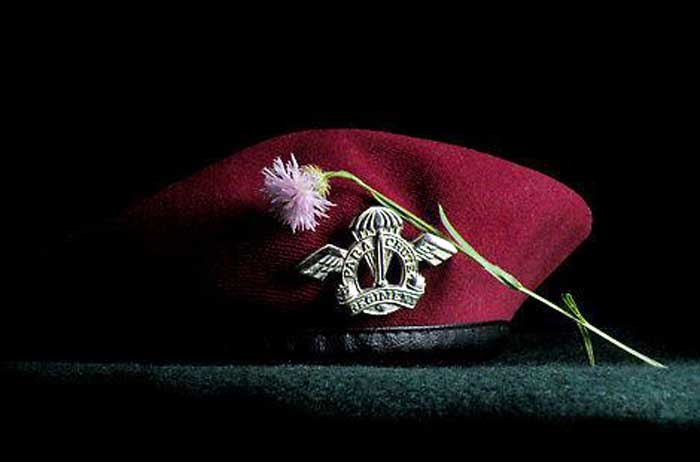
#> input picture AIML-CTTC-ALL-NOTES/para-cap.webp, 700 x 462 px, found by its file name
$ jupyter execute day17.ipynb   (shell and % lines are left out)
#> lines starting #> are read from the running program, lines starting #| are printed output that depends on the picture; after the words box and inside, x2 and y2 are one past the last pixel; in counts of white or black regions, pixels touching at a corner belong together
# Computer Vision

<pre> It is a field where we provied machines the ability to visualize, remember and and recognize.
computer vision helps machine to extracts meaningfull information from any digital input i.e- images,videos, etc.. </pre>

[cell 1]
# to work with computer vision we need to
# install the library:-

[cell 2]
import cv2
import matplotlib.pyplot as plt

[cell 3]
# Reading as images:-
para = cv2.imread(r"C:\Users\suman\OneDrive\Documents\Desktop\AIML-CTTC-ALL-NOTES\para-cap.webp")
#> para is the input picture: shape (462, 700, 3); mean B, G, R 16.8, 14.9, 22.8

[cell 4]
para           #pixel:- smallest unit of any digital input.

[cell 5]
para.shape                  #(no. of rows, no. of col. ,channel('RGB'))
#> Out = (462, 700, 3)
                            # channel:- (1 channel :- B/W image
                                  #  :- (3 channel):- (RGB)
                                  #  :- (4 channel):- (RGBA)   , A for alpha (for represent tranparancy)

[cell 6]
# To show the image using cv2 :-
cv2.imshow('Para_cap',para)
cv2.waitKey(0)    # to open image window for milisecond but 0 means infinit time till now closing
cv2.destroyAllWindows   # to end the exucuting of the image

[cell 7]
# to plot the images:- in opencv library prefernce 'BGR'
plt.imshow(para)
plt.show()

[cell 8]
# to plotb the image in RGB:-
# 3D array slicing :- [row slice,col.slice,Channel slice]
plt.imshow(para[::,::,::-1])    #(BGR -> RGB)
plt.show()

[cell 9]
# col. return horizonatlly flip the image
plt.imshow(para[::,::-1,::-1])
plt.show()

[cell 10]
# col. return vertically flip the image
plt.imshow(para[::-1,::-1,::-1])
plt.show()
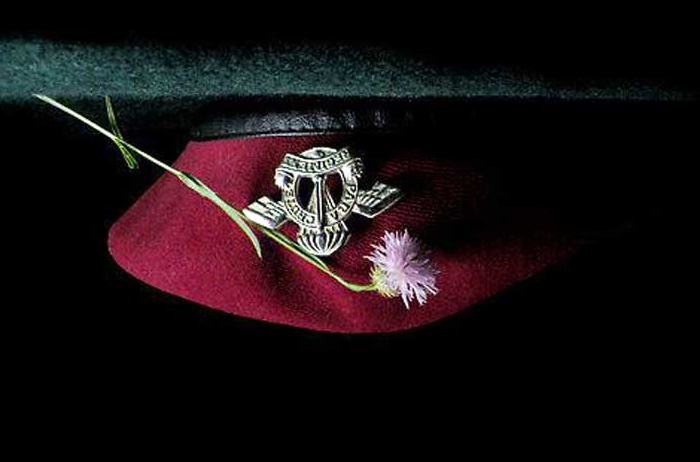
#> shown: shape (462, 700, 3); mean R, G, B 22.8, 14.9, 16.8

[cell 11]
plt.imshow(para[::5,::5,::-1])
plt.show()

[cell 12]
plt.imshow(para[::50,::50,::1])
plt.show()

[cell 13]
plt.imshow(para[::50,::50,::-1])
plt.show()

[cell 14]
plt.imshow(para[::200,::200,::-1])
plt.show()

[cell 15]
plt.imshow(para[::1000,::1000,::])    #(BGR -> RGB)
plt.show()

[cell 16]
# Pixel :- color Intensity (0-255)   0-Black and 255-white
# bcz of up to 1 byte means - 256 or 2power8

[cell 17]
army = cv2.imread(r"C:\Users\suman\OneDrive\Documents\Desktop\AIMLCTTC\image-1.jpeg")
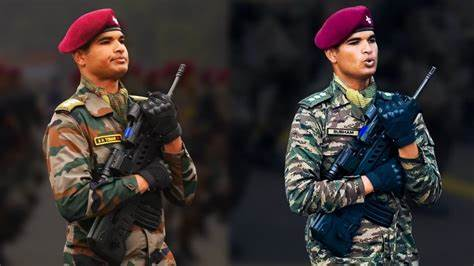
#> input picture AIMLCTTC/image-1.jpeg, 474 x 266 px, found by its file name
#> army is the input picture: shape (266, 474, 3); mean B, G, R 47.4, 48.1, 55
army

[cell 18]
army.shape
#> Out = (266, 474, 3)

[cell 19]
cv2.imshow('Indian_army',army)
cv2.waitKey(0)
cv2.destroyAllWindows

[cell 20]
plt.imshow(army)
plt.show()

[cell 21]
plt.imshow(army[::,::,::-1])    #(BGR -> RGB)
plt.show()

[cell 22]
# RGB : By D-stack(Depth-stack)

[cell 23]
import numpy as np

[cell 24]
# plotting a 2 channel (B/W) color palette.
a = np.random.randint(0,255,(5,5))
a

[cell 25]
plt.imshow(a,cmap='gray')
plt.show()

[cell 26]
plt.imshow(a)
plt.show()

[cell 27]
plt.imshow(a[::-1])
plt.show()

[cell 28]
# colorfull Palette:-
col = np.random.randint(0,255,(10,10,3))
plt.imshow(col)
plt.show()

[cell 29]
# colorfull Palette:-
col = np.random.randint(0,255,(10,10,3))
plt.imshow(col[::,::,::-1])
plt.show()
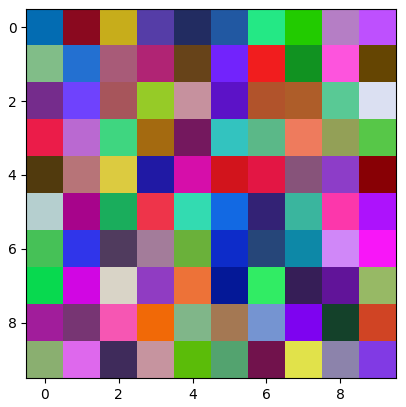
#> figure drawn by matplotlib, 1 panel

[cell 30]
col = np.random.randint(0,255,(70,50,3))
plt.imshow(col[::,::,::-1])
plt.show()

[cell 31]
# plotting a 4 channel (RGBA) color palette.
# Alpha value :-varies from 0~1
col = np.random.randint(0,255,(10,10,4))   #BGR
plt.imshow(col)
plt.show()
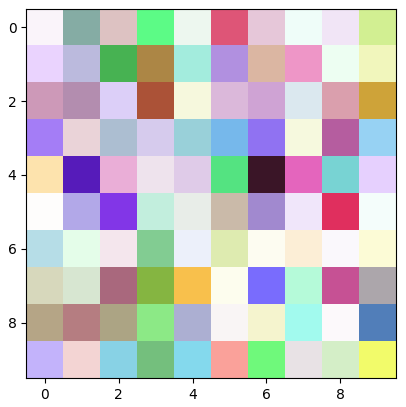
#> figure drawn by matplotlib, 1 panel

[cell 32]
# plotting a 4 channel (RGBA) color palette.
# Alpha value :-varies from 0~1
col = np.random.randint(0,255,(10,10,4))   #BGR -> RGB
plt.imshow(col[::,::,::-1])
plt.show()
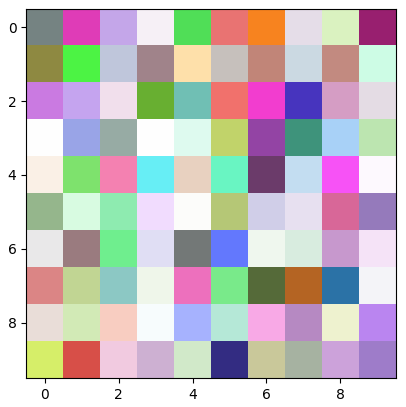
#> figure drawn by matplotlib, 1 panel

## color Combinations1

[cell 33]
r = np.full((50,50),0)   #((arraysize),value of color)
g = np.full((50,50),0)
b = np.full((50,50),0)
rgb1 = np.dstack((r,g,b))
plt.imshow(rgb1)
# plt.axis(False)
plt.axis('off')
plt.show()

[cell 34]
r = np.full((50,50),200)
g = np.full((50,50),150)
b = np.full((50,50),70)
rgb1 = np.dstack((r,g,b))
plt.imshow(rgb1)
# plt.axis(False)
plt.axis('off')
plt.show()

[cell 35]
r = np.full((50,50),255)
g = np.full((50,50),0)
b = np.full((50,50),0)
rgb1 = np.dstack((r,g,b))
plt.imshow(rgb1)
# plt.axis(False)
plt.axis('off')
plt.show()

[cell 36]
r = np.full((50,50),0)
g = np.full((50,50),255)
b = np.full((50,50),0)
rgb1 = np.dstack((r,g,b))
plt.imshow(rgb1)
# plt.axis(False)
plt.axis('off')
plt.show()

[cell 37]
r = np.full((50,50),40)
g = np.full((50,50),125)
b = np.full((50,50),255)
rgb1 = np.dstack((r,g,b))
plt.imshow(rgb1)
# plt.axis(False)
plt.axis('off')
plt.show()

[cell 38]
r = np.full((50,50),40)
g = np.full((50,50),125)
b = np.full((50,50),255)
rgb1 = np.dstack((r,g,b))
plt.imshow(rgb1,alpha=0.4)    #0.4 means 40% of transperency
# plt.axis(False)
plt.axis('off')
plt.show()

### Creating Shapes:-

[cell 39]
# drawing a line:-
# syntax :- cv2.line(start_cordinate(x,y),end_cordinate(x1,y1),color(rgb),Thinkness)

[cell 40]
#creating an array of black color:-
r = np.full((50,50),0)   #((arraysize),value of color)
g = np.full((50,50),0)
b = np.full((50,50),0)
rgb1 = np.dstack((r,g,b))
plt.imshow(rgb1)
# plt.axis(False)
plt.axis('off')
plt.show()

[cell 41]
#shortcut for black color array create
p = np.zeros((500,500,3))
plt.imshow(p)
plt.show()

[cell 42]
cv2.line(p,(0,500),(500,0),(255,255,255),4)
plt.imshow(p)
plt.show()
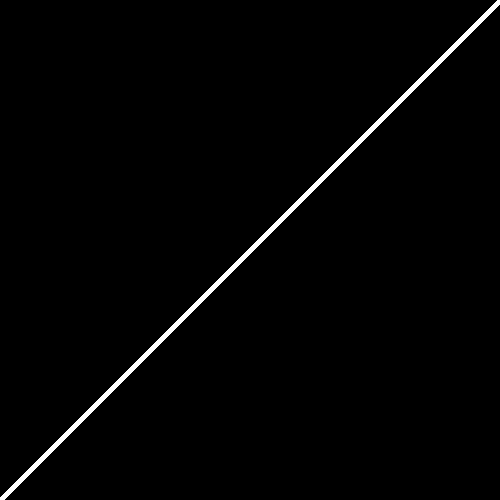
#> shown: shape (500, 500, 3) float64; values 0 (black) and 1 (white), 1.4% white; 1 white region, box (x1, y1, x2, y2) and area: (0, 0, 500, 500) 3487

[cell 43]
l = cv2.line(p,(0,0),(500,500),(255,255,255),4)
plt.imshow(l)
plt.show()

[cell 44]
r = cv2.line(l,(0,250),(500,250),(255,255,255),4)
plt.imshow(r)
plt.show()

[cell 45]
r = cv2.line(l,(250,500),(250,0),(45,55,255),4)
plt.imshow(r)
plt.show()

[cell 46]
# cv2.circle(center(x,y),radius,color,thickness)
c = np.zeros((500,500,3))
cv2.circle(c,(250,250),100,(255,0,0),4)
plt.imshow(c)
plt.show()

[cell 47]
c = np.zeros((500,500,3))
c1 = cv2.circle(c,(250,250),100,(255,0,0),4)
plt.imshow(c)
plt.show()

[cell 48]
c2 = cv2.circle(c1,(250,250),50,(255,0,0),4)
plt.imshow(c2)
plt.show()

[cell 49]
# draw some square :-
# cv2.rectangle(1stdiagonalcordinate(x,y),2nddiagonalcordinate(x1,y1),color,thickness)
cv2.rectangle(c1,(400,100),(100,400),(0,255,0),4)
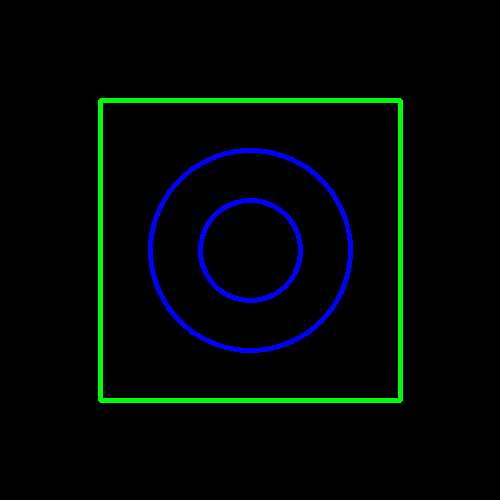
#> c1: shape (500, 500, 3) float64; mean of channels 0, 1, 2 4.8, 6.1, 0; drawn as B, G, R
plt.imshow(c1)
plt.show()

[cell 50]
s1 = cv2.rectangle(p,(400,100),(100,400),(0,255,0),4)
plt.imshow(s1)
plt.show()
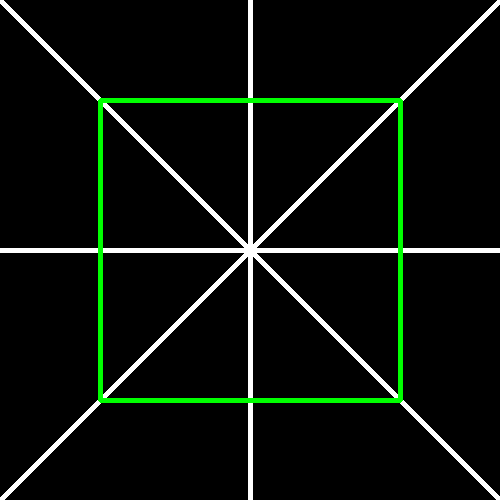
#> shown: shape (500, 500, 3) float64; mean R, G, B 0.0465, 0.0705, 0.0465

[cell 51]
z = np.zeros((500,500,3))
s1 = cv2.rectangle(z,(400,100),(100,400),(0,255,0),4)
plt.imshow(s1)
plt.show()

[cell 52]
## DAy-18

[cell 53]
plt.imshow(para)
plt.show()

[cell 54]
# converting BGR to grey :-
gray = cv2.cvtColor(army,cv2.COLOR_RGB2GRAY)
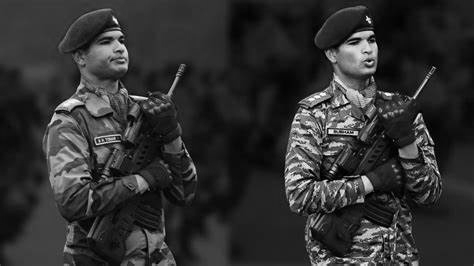
#> gray: shape (266, 474); min 0, max 254, mean 48.6
cv2.imshow('Gray',gray)
cv2.waitKey(0)
cv2.destroyAllWindows()

[cell 55]
# Converting BGR to RGB.
rgb = cv2.cvtColor(army,cv2.COLOR_BGR2RGB)
# cv2.imshow('rgb',rgb)
# cv2.waitKey(0)
# cv2.destroyAllWindows()
plt.imshow(rgb)
plt.show()

[cell 56]
# Detection of Edges:-
edge = cv2.Canny(rgb,30,200)
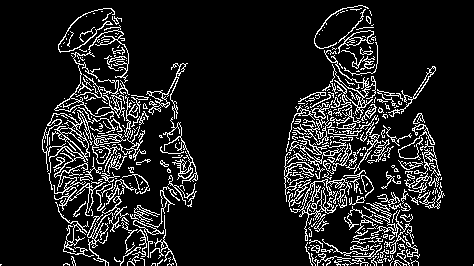
#> edge: shape (266, 474); 11.7% white in thin lines or dots
plt.imshow(edge,cmap='gray')
plt.show()
